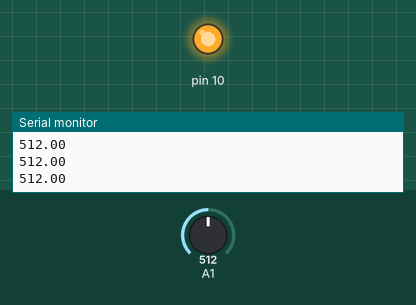
The sketch below on a simulated Arduino Uno, built with avr-gcc and run on an emulated ATmega328P. Parts: output pins drawn as LEDs (lit = HIGH), the last lines printed to the serial monitor. The inputs (shaded band) are chosen by the test bench; at power-on: A1 = 512.

Above: at 1.2 s.
1.3 s: A1 set to 122
At 2.4 s:
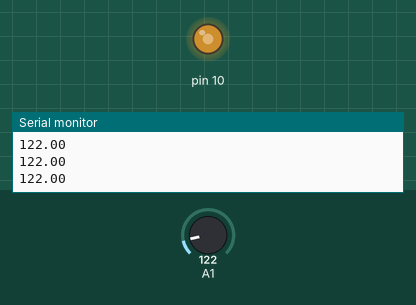
2.8 s: A1 set to 0
At 3.4 s:
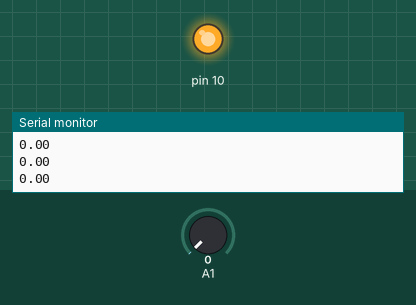
Timing chart, 0 to 5.8 s (numbered marks = the images above; inputs shaded):
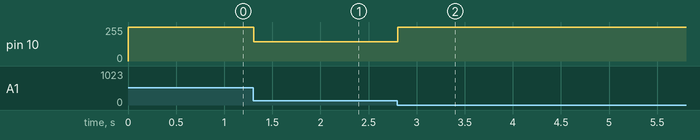

The sketch:

CDS_LED_analog_sketch.ino
```cpp
//aruduino CDS sensor and LED

void setup() {
  // put your setup code here, to run once:
  pinMode(10,OUTPUT);
  pinMode(A1,INPUT);
  Serial.begin(9600);
}

void loop() {
  float cds_value = analogRead(A1);
  analogWrite(10, (cds_value-50)*2);
  Serial.println(cds_value);
}
```

Measured:
- after the input at 1.3 s, pin 10: 255/255 → 144/255 at once
- after the input at 2.8 s, pin 10: 144/255 → 255/255 at once
